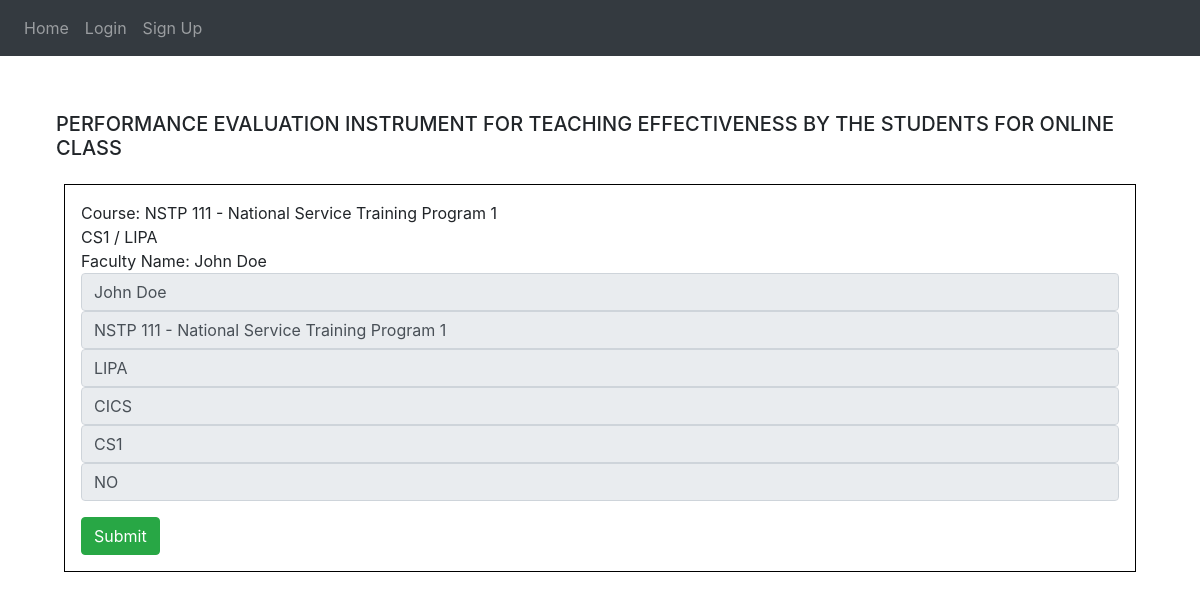
Before: /chooseProf (signed in) with the older database file.
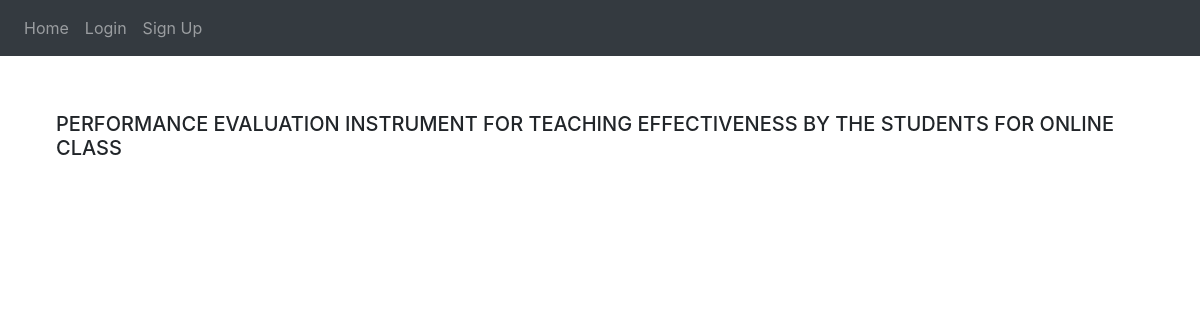
After: the same page with the newer database file.
### website/models.py (models this page shows)
class StudentsInfo(db.Model):
  id = db.Column(db.Integer, primary_key=True)
  professorName = db.Column(db.String(255))
  enrolledCourse = db.Column(db.String(255))
  evaluationStatus = db.Column(db.String(255))
  studentSection = db.Column(db.String(255))
  studentCollege = db.Column(db.String(255))
  studentCampus = db.Column(db.String(255))
  student_id = db.Column(db.Integer, db.ForeignKey('student.id'))

### website/views.py (the view, shortened to what this page needs)
@views.route('/chooseProf', methods=['GET', 'POST'])
def chooseProf():
    session['numCourse'] = 0
    stuInfos = StudentsInfo.query.filter_by(student_id=session['userId'])
    return render_template("chooseProf.html", stuInfo=stuInfos)

### website/templates/chooseProf.html
{% extends "base.html" %} {% block title %}Choose Prof{% endblock %}
{% block content %}
    <div class="title">
        <h5 class="p-2">PERFORMANCE EVALUATION INSTRUMENT FOR TEACHING EFFECTIVENESS BY THE STUDENTS FOR ONLINE CLASS</h5>
    </div>
    {% for info in stuInfo %}
    <div id="div" style="border: black solid 1px;" class="p-3 m-3">
        Course: {{ info.enrolledCourse }} <br>
        {{ info.studentSection }} / {{ info.studentCampus }}<br>
        Faculty Name: {{ info.professorName }} <br>
        <form method="POST">
            <div class="form-group">
                <input type="text" class="form-control" id="facultyNames" name="facultyNames" value="{{info.professorName}}" readonly>
                <input type="text" class="form-control" id="course" name="course" value="{{info.enrolledCourse}}" readonly>
                <input type="text" class="form-control" id="campus" name="campus" value="{{info.studentCampus}}" readonly>
                <input type="text" class="form-control" id="college" name="college" value="{{info.studentCollege}}" readonly>
                <input type="text" class="form-control" id="class" name="class" value="{{info.studentSection}}" readonly>
                <input type="text" class="form-control" id="evalStatus" name="evalStatus" value="{{info.evaluationStatus}}" readonly>
            </div>
            {%if info.evaluationStatus == 'YES'%}
            <input type="submit" id="submitButton" class="btn btn-success" value="Submit" disabled>
            {%else%}
            <input type="submit" id="submitButton" class="btn btn-success" value="Submit">
            {%endif%}
        </form>
    </div>
    {% endfor %}
{% endblock %}

Changed rows visible on the page:
removed StudentsInfo: enrolledCourse "NSTP 111 - National Service Training Program 1", studentSection "CS1", studentCampus "LIPA", professorName "John Doe", facultyNames "John Doe", course "NSTP 111 - National Service Training Program 1", campus "LIPA", college "CICS", class "CS1", evalStatus "NO"
